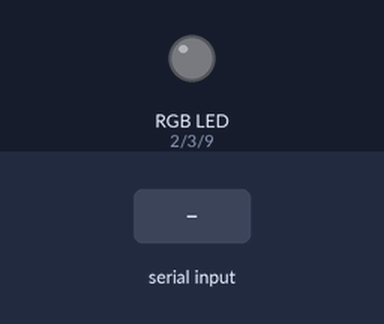
Simulated run of this sketch. Board: Arduino Uno, built with avr-gcc and run on an emulated ATmega328P. Shown: an RGB LED mixed from three pins (HIGH = lit). Inputs (shaded band) come from the test bench. Dim RGB values are drawn brighter than linear; what the sketch prints to the serial monitor is not drawn.

Above: at 1.2 s.
1.3 s: "g90\n" received over Serial
At 2.0 s:
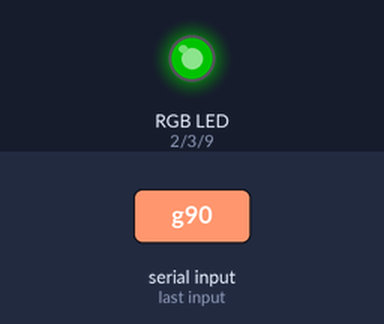
2.8 s: "g,45\n" received over Serial
At 3.1 s:
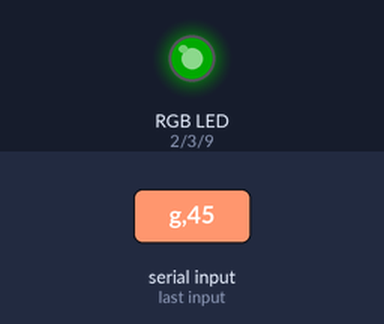
4.3 s: "b90\n" received over Serial
At 5.5 s:
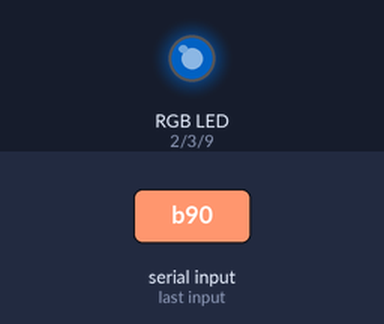
5.8 s: "b,45\n" received over Serial
At 6.6 s:
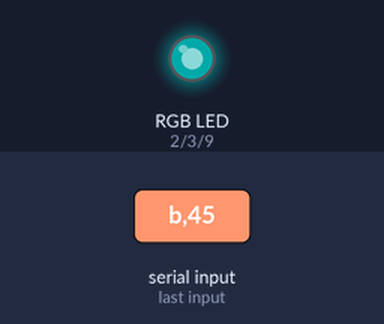
7.3 s: "g" received over Serial
At 9.5 s:
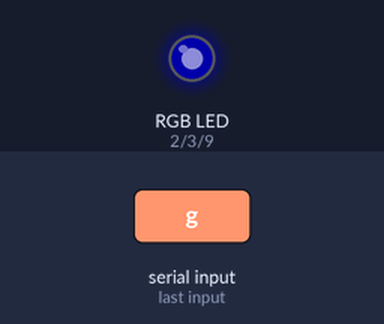
9.8 s: "g90\n" received over Serial
At 10.8 s:
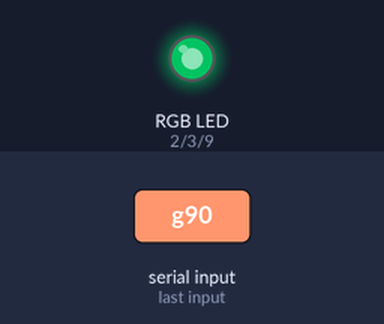
Timing chart, 0 to 12.3 s (numbered marks = the images above; inputs shaded):
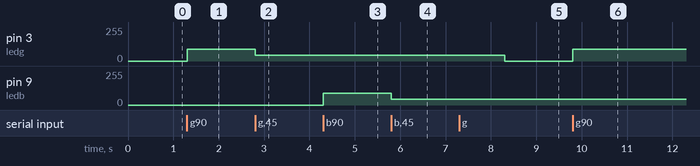

The sketch:

RGB_Beginer.ino
```cpp
int ledr = 2;
int ledg = 3;
int ledb = 9;

int ledR;
int ledG;
int ledB;

void setup() {
  // put your setup code here, to run once:
Serial.begin(9600);
Serial.println("Hello, please input you command!");
pinMode(ledr, OUTPUT);
pinMode(ledg, OUTPUT);
pinMode(ledb, OUTPUT);
}

void loop() {
  // put your main code here, to run repeatedly:
if(Serial.available() > 0){
 char serialChar = Serial.read();
 SerialCommand(serialChar);
 analogWrite(ledr, ledR);
 analogWrite(ledg, ledG);
 analogWrite(ledb, ledB);
}
}

void SerialCommand(char SerialName){
  switch(SerialName){
  case 'r':
  ledR = Serial.parseInt();
  break;

  case 'g':
  ledG = Serial.parseInt();
  break;

  case 'b':
  ledB = Serial.parseInt();
  break;

  case 'c':
  ledR = 0;
  ledG = 0;
  ledB = 0;
  }
}
```

Measured:
- after the input at 1.3 s, pin 3 (ledg): 0/255 → 90/255 at once
- after the input at 2.8 s, pin 3 (ledg): 90/255 → 45/255 at once
- after the input at 4.3 s, pin 9 (ledb): 0/255 → 90/255 at once
- after the input at 5.8 s, pin 9 (ledb): 90/255 → 45/255 at once
- after the input at 7.3 s, pin 3 (ledg): 45/255 → 0/255 after 1.0 s
- after the input at 9.8 s, pin 3 (ledg): 0/255 → 90/255 at once
